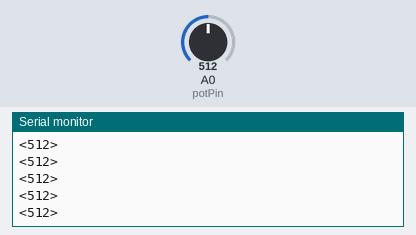
This sketch was run on a simulated Arduino Uno, built with avr-gcc and run on an emulated ATmega328P. Shown: the last lines printed to the serial monitor. Inputs (shaded band) come from the test bench; at power-on: A0 (potPin) = 512.

Above: at 4.2 s.
4.3 s: A0 (potPin) set to 985
At 4.34 s:
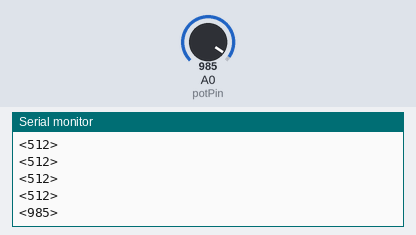
5.8 s: A0 (potPin) set to 1017
At 5.8 s:
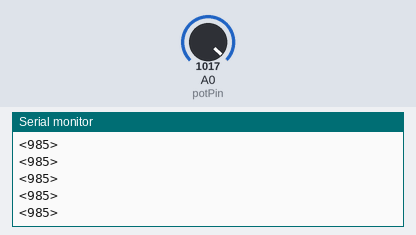
Timing chart, 0 to 8.3 s (numbered marks = the images above; inputs shaded):
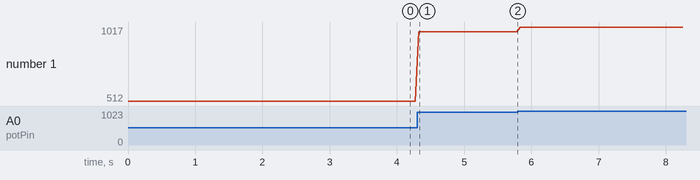

The sketch:

Prac3_k_master.ino.ino
```cpp
//Constants:
const int potPin = A0; //Pot at Arduino A0 pin
//Variables:
int value ; //Value from pot

void setup() {

  //Start the serial communication
  Serial.begin(9600); //Baud rate must be the same as is on xBee module

}

void loop() {

    //Read the analog value from pot and store it to "value" variable
    value = analogRead(A0);
  //Send the message:
  Serial.print('<');  //Starting symbol
  Serial.print(value);//Value from 0 to 255
  Serial.println('>');//Ending symbol
  delay(50);

}
```

Measured:
- after the input at 4.3 s, the serial monitor: prints a new line at once (image 1)
- plotted number 1: 512 → 985 after the input at 4.3 s, 985 → 1017 after the input at 5.8 s
